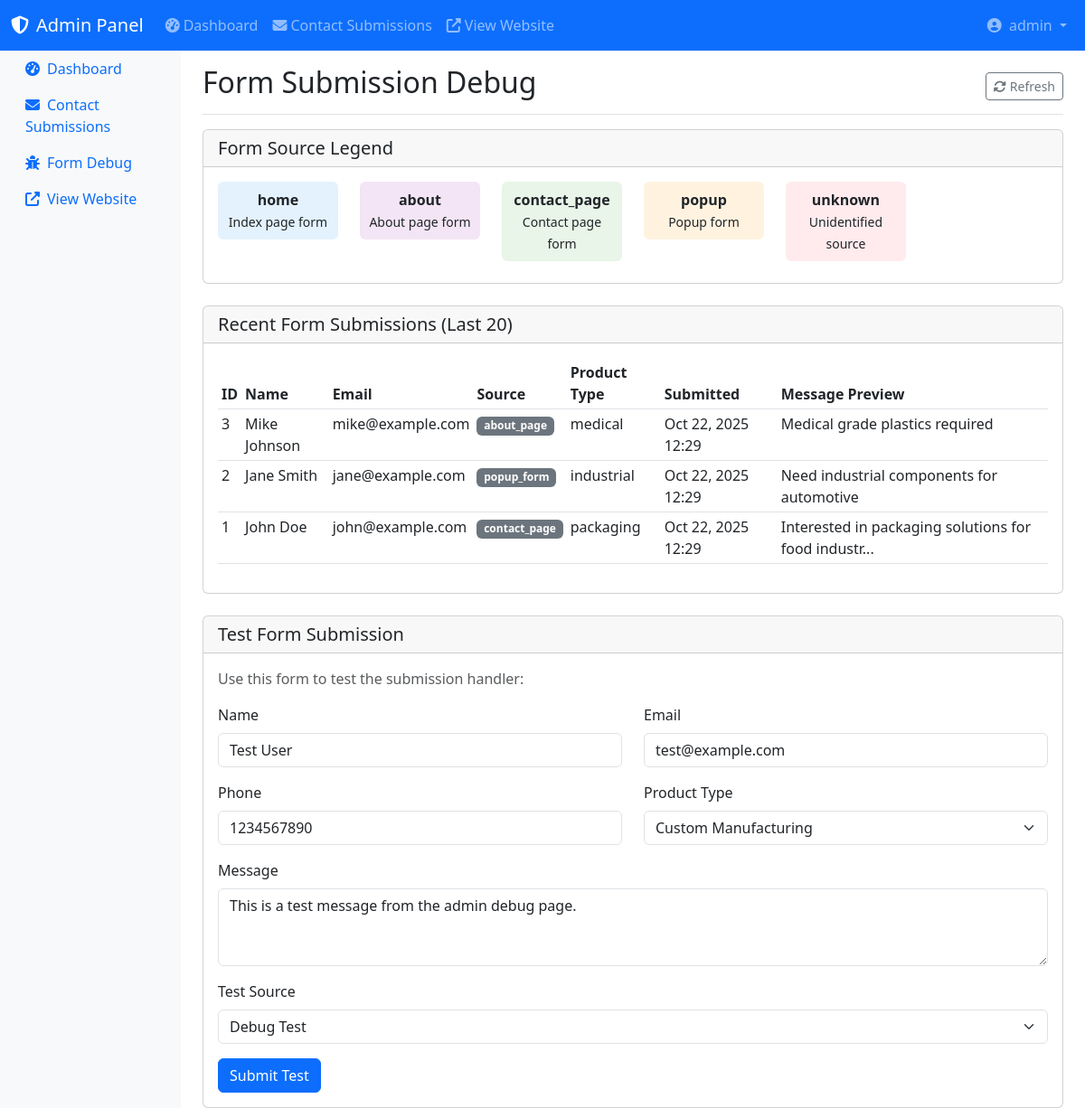
Page /debug_forms.php (signed in) on the committed database.
### tables this page shows
CREATE TABLE IF NOT EXISTS contact_submissions (
    id INT AUTO_INCREMENT PRIMARY KEY,
    name VARCHAR(100) NOT NULL,
    email VARCHAR(100) NOT NULL,
    phone VARCHAR(20) NOT NULL,
    product_type VARCHAR(50) DEFAULT NULL,
    message TEXT NOT NULL,
    form_source VARCHAR(50) NOT NULL,
    status ENUM('new', 'read', 'replied', 'archived') DEFAULT 'new',
    submitted_at TIMESTAMP DEFAULT CURRENT_TIMESTAMP,
    updated_at TIMESTAMP DEFAULT CURRENT_TIMESTAMP ON UPDATE CURRENT_TIMESTAMP,
    admin_notes TEXT DEFAULT NULL
);

### debug_forms.php (the view, shortened to what this page needs)
<?php
try {
    $pdo = getDBConnection();
    $stmt = $pdo->prepare("SELECT * FROM contact_submissions ORDER BY submitted_at DESC LIMIT 20");
    $stmt->execute();
    $submissions = $stmt->fetchAll();
} catch (PDOException $e) {
    $submissions = [];
    error_log("Debug forms error: " . $e->getMessage());
}
?>
<!DOCTYPE html>
<html lang="en">
<head>
    <link href="https://cdn.jsdelivr.net/npm/bootstrap@5.3.0/dist/css/bootstrap.min.css" rel="stylesheet">
    <link rel="stylesheet" href="https://cdnjs.cloudflare.com/ajax/libs/font-awesome/6.4.0/css/all.min.css">
</head>
<body>
    <?php include 'includes/admin_header.php'; ?>
    <div class="container-fluid">
        <div class="row">
            <nav class="col-md-3 col-lg-2 d-md-block bg-light sidebar">
                <div class="sidebar-sticky">
                    <ul class="nav flex-column">
                        <li class="nav-item">
                            <a class="nav-link" href="dashboard.php">
                                <i class="fas fa-tachometer-alt me-2"></i>Dashboard
                            </a>
                        </li>
                        <li class="nav-item">
                            <a class="nav-link" href="contacts.php">
                                <i class="fas fa-envelope me-2"></i>Contact Submissions
                            </a>
                        </li>
                        <li class="nav-item">
                            <a class="nav-link active" href="debug_forms.php">
                                <i class="fas fa-bug me-2"></i>Form Debug
                            </a>
                        </li>
                        <li class="nav-item">
                            <a class="nav-link" href="../index.html" target="_blank">
                                <i class="fas fa-external-link-alt me-2"></i>View Website
                            </a>
                        </li>
                    </ul>
                </div>
            </nav>
            <main class="col-md-9 ms-sm-auto col-lg-10 px-md-4">
                <div class="d-flex justify-content-between flex-wrap flex-md-nowrap align-items-center pt-3 pb-2 mb-3 border-bottom">
                    <h1 class="h2">Form Submission Debug</h1>
                    <div class="btn-toolbar mb-2 mb-md-0">
                        <button type="button" class="btn btn-sm btn-outline-secondary" onclick="location.reload()">
                            <i class="fas fa-sync-alt me-1"></i>Refresh
                        </button>
                    </div>
                </div>
                <div class="row mb-4">
                    <div class="col-12">
                        <div class="card">
                            <div class="card-header">
                                <h5 class="mb-0">Form Source Legend</h5>
                            </div>
                            <div class="card-body">
                                <div class="row">
                                    <div class="col-md-2">
                                        <div class="p-2 source-home rounded text-center mb-2">
                                            <strong>home</strong><br>
                                            <small>Index page form</small>
                                        </div>
                                    </div>
                                    <div class="col-md-2">
                                        <div class="p-2 source-about rounded text-center mb-2">
                                            <strong>about</strong><br>
                                            <small>About page form</small>
                                        </div>
                                    </div>
                                    <div class="col-md-2">
                                        <div class="p-2 source-contact_page rounded text-center mb-2">
                                            <strong>contact_page</strong><br>
                                            <small>Contact page form</small>
                                        </div>
                                    </div>
                                    <div class="col-md-2">
                                        <div class="p-2 source-popup rounded text-center mb-2">
                                            <strong>popup</strong><br>
                                            <small>Popup form</small>
                                        </div>
                                    </div>
                                    <div class="col-md-2">
                                        <div class="p-2 source-unknown rounded text-center mb-2">
                                            <strong>unknown</strong><br>
                                            <small>Unidentified source</small>
                                        </div>
                                    </div>
                                </div>
                            </div>
                        </div>
                    </div>
                </div>
                <div class="card">
                    <div class="card-header">
                        <h5 class="mb-0">Recent Form Submissions (Last 20)</h5>
                    </div>
                    <div class="card-body">
                        <?php if (!empty($submissions)): ?>
                            <div class="table-responsive">
                                <table class="table table-sm">
                                    <thead>
                                        <tr>
                                            <th>ID</th>
                                            <th>Name</th>
                                            <th>Email</th>
                                            <th>Source</th>
                                            <th>Product Type</th>
                                            <th>Submitted</th>
                                            <th>Message Preview</th>
                                        </tr>
                                    </thead>
                                    <tbody>
                                        <?php foreach ($submissions as $submission): ?>
                                            <tr class="source-<?php echo htmlspecialchars($submission['form_source']); ?>">
                                                <td><?php echo $submission['id']; ?></td>
                                                <td><?php echo htmlspecialchars($submission['name']); ?></td>
                                                <td><?php echo htmlspecialchars($submission['email']); ?></td>
                                                <td>
                                                    <span class="badge bg-secondary">
                                                        <?php echo htmlspecialchars($submission['form_source']); ?>
                                                    </span>
                                                </td>
                                                <td><?php echo htmlspecialchars($submission['product_type'] ?: 'N/A'); ?></td>
                                                <td><?php echo date('M j, Y H:i', strtotime($submission['submitted_at'])); ?></td>
                                                <td>
                                                    <?php
                                                    $message = htmlspecialchars($submission['message']);
                                                    echo strlen($message) > 50 ? substr($message, 0, 50) . '...' : $message;
                                                    ?>
                                                </td>
                                            </tr>
                                        <?php endforeach; ?>
                                    </tbody>
                                </table>
                            </div>
                        <?php else: ?>
                            <div class="alert alert-info">
                                <i class="fas fa-info-circle me-2"></i>No form submissions found. Try submitting a test form.
                            </div>
                        <?php endif; ?>
                    </div>
                </div>
                <div class="card mt-4">
                    <div class="card-header">
                        <h5 class="mb-0">Test Form Submission</h5>
                    </div>
                    <div class="card-body">
                        <p class="text-muted">Use this form to test the submission handler:</p>
                        <form id="testForm">
                            <div class="row">
                                <div class="col-md-6">
                                    <div class="mb-3">
                                        <label for="testName" class="form-label">Name</label>
                                        <input type="text" class="form-control" id="testName" value="Test User" required>
                                    </div>
                                </div>
                                <div class="col-md-6">
                                    <div class="mb-3">
                                        <label for="testEmail" class="form-label">Email</label>
                                        <input type="email" class="form-control" id="testEmail" value="test@example.com" required>
                                    </div>
                                </div>
                            </div>
                            <div class="row">
                                <div class="col-md-6">
                                    <div class="mb-3">
                                        <label for="testPhone" class="form-label">Phone</label>
                                        <input type="tel" class="form-control" id="testPhone" value="1234567890" required>
                                    </div>
                                </div>
                                <div class="col-md-6">
                                    <div class="mb-3">
                                        <label for="testProductType" class="form-label">Product Type</label>
                                        <select class="form-select" id="testProductType">
                                            <option value="custom">Custom Manufacturing</option>
                                        </select>
                                    </div>
                                </div>
                            </div>
                            <div class="mb-3">
                                <label for="testMessage" class="form-label">Message</label>
                                <textarea class="form-control" id="testMessage" rows="3" required>This is a test message from the admin debug page.</textarea>
                            </div>
                            <div class="mb-3">
                                <label for="testSource" class="form-label">Test Source</label>
                                <select class="form-select" id="testSource" required>
                                    <option value="debug_test">Debug Test</option>
                                </select>
                            </div>
                            <button type="submit" class="btn btn-primary">Submit Test</button>
                        </form>
                    </div>
                </div>
            </main>
        </div>
    </div>
</body>
</html>

### debug_forms.php (style rules this page uses)
.source-home { background-color: #e3f2fd; }
.source-about { background-color: #f3e5f5; }
.source-contact_page { background-color: #e8f5e8; }
.source-popup { background-color: #fff3e0; }
.source-unknown { background-color: #ffebee; }

### rows in the picture
contact_submissions: id "3", name "Mike Johnson", email "mike@example.com", form_source "about_page", product_type "medical", submitted_at "Oct 22, 2025 12:29", message "Medical grade plastics required"
contact_submissions: id "2", name "Jane Smith", email "jane@example.com", form_source "popup_form", product_type "industrial", submitted_at "Oct 22, 2025 12:29", message "Need industrial components for automotive"
contact_submissions: id "1", name "John Doe", email "john@example.com", form_source "contact_page", product_type "packaging", submitted_at "Oct 22, 2025 12:29", message "Interested in packaging solutions for food industr"

### other values in the picture
$_SESSION['admin_username'] "admin"
